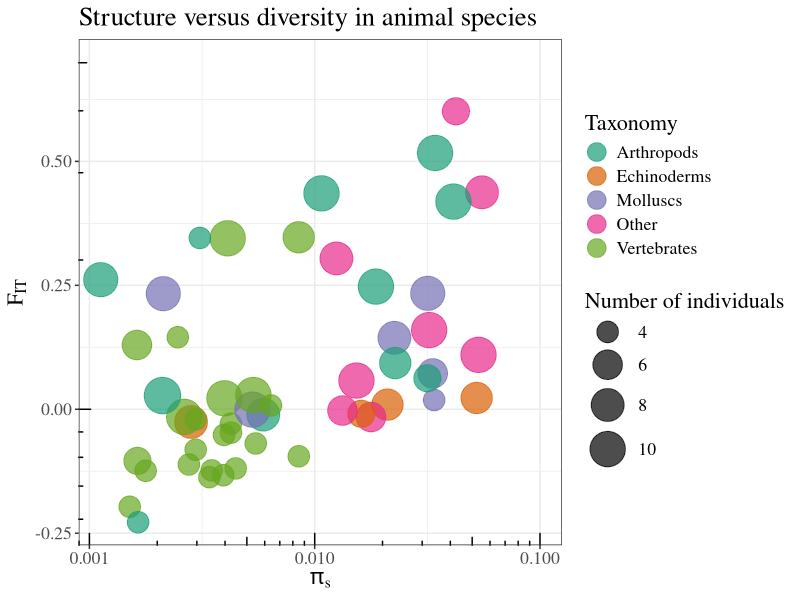
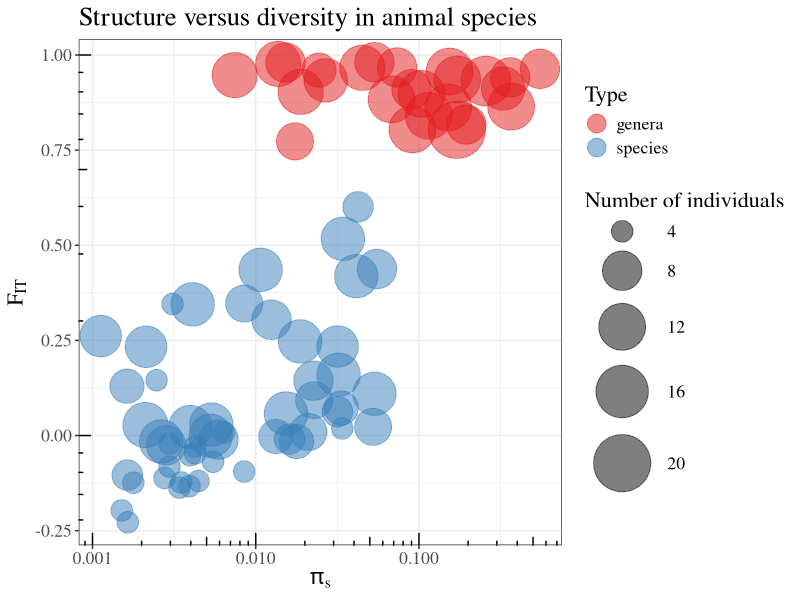

Generate these figures, in order, with R:
require(ggplot2)
require(dplyr)
dat = read.table("popphyl_data_pis_fis.csv",sep=",",header = T)


sing  = dat %>% filter(Number_of_Individuals > 3) %>% filter(status == "single")
group  = dat %>% filter(Number_of_Individuals > 3)

mytheme =  theme_bw()  +  theme(text = element_text(family = "Times",size = 16),legend.key = element_rect(color='white',fill="white",linetype="blank") )


pdf("Single_species.pdf",width =15, height = 10)
sing %>% ggplot() + geom_point(aes(x=piS,y=Fit,size = Number_of_Individuals,color=Taxo_for_fig),alpha = 0.7) + scale_color_brewer(guide = guide_legend(override.aes = list(size=6)), name="Taxonomy", palette = "Dark2") + scale_size(range = c(7,12) , name = "Number of individuals") + scale_x_log10() + annotation_logticks() + expand_limits(x=c(0,0.1),y=c(0,0.7)) + xlab(expression(pi[s])) + ylab(expression(F[IT])) + ggtitle("Structure versus diversity in animal species") + mytheme
dev.off()


pdf("Multi_species.pdf",width =15, height = 10)
group %>% ggplot() + geom_point(aes(x=piS,y=Fit,size = Number_of_Individuals,color=status),alpha = 0.5) + scale_color_brewer(guide = guide_legend(override.aes = list(size=6)), name="Type", type = "qual",palette = 6, labels = c("genera","species")) + scale_size(range = c(7,19) , name = "Number of individuals") + scale_x_log10() + annotation_logticks() + expand_limits(x=c(0,0.1),y=c(0,0.7)) + xlab(expression(pi[s])) + ylab(expression(F[IT])) + ggtitle("Structure versus diversity in animal species") + mytheme
dev.off()

